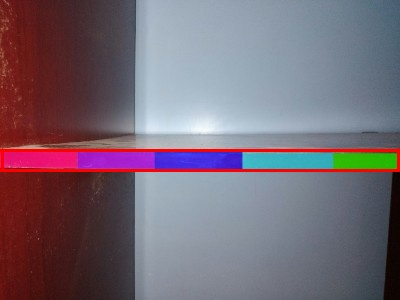
#> input picture img/a.jpg, 400 x 300 px
$ python -i detect.py   (imports and definitions only)
#> lines starting #> are read from the running program, lines starting #| are printed output that depends on the picture
#> further down, picture is the input picture: shape (300, 400, 3); mean B, G, R 116.5, 104.6, 118
import cv2
import numpy as np
import pyzbar.pyzbar as pyzbar
import copy

# [53 lines left out: functions detect_viga_colors, detect_qr_codes, not called in this run]

def detect_viga(img):
    h, w = img.shape[:2]
#> h = 300; w = 400
    gray = cv2.cvtColor(img, cv2.COLOR_BGR2GRAY)
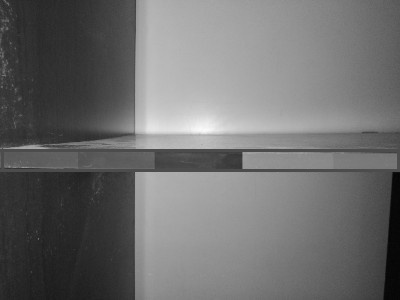
#> gray: shape (300, 400); min 3, max 251, mean 109.9
    edges = cv2.Canny(gray, 50, 150, apertureSize=3)
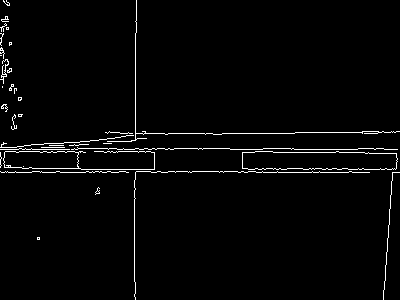
#> edges: shape (300, 400); 2.3% white in thin lines or dots
    lines = cv2.HoughLines(edges, 1, np.pi / 180, 50)
#> lines = 67 rows, first 8: [172, 1.57], [167, 1.59], [149, 1.57], [146, 1.59], [133, 1.57], [169, 1.57], [152, 1.57], [135, 0]
    for rho, theta in lines[0]:
        a = np.cos(theta)
        b = np.sin(theta)
        x0 = a * rho
        y0 = b * rho
        x1 = int(x0 + 1000 * (-b))
        y1 = int(y0 + 1000 * (a))
        x2 = int(x0 - 1000 * (-b))
        y2 = int(y0 - 1000 * (a))
#> this loop made 1 pass
#> (rho, theta, a, b, x0, y0, x1, y1) on pass 1: (172, 1.57, -4.37e-08, 1, -7.52e-06, 172, -1000, 171)
    # [5 lines of commented-out code are left out]
    xi = 0
    xf = w
#> xf = 400
    yi = y1
#> yi = 171
    yf = y2
#> yf = 172
    #plt.imshow(img[y1:, :, ::-1])
    return [xi, xf, yi, yf]

>>> import cv2
>>> picture = cv2.imread('../img/a.jpg')
>>> result = detect_viga(picture)
#> result = [0, 400, 171, 172]
